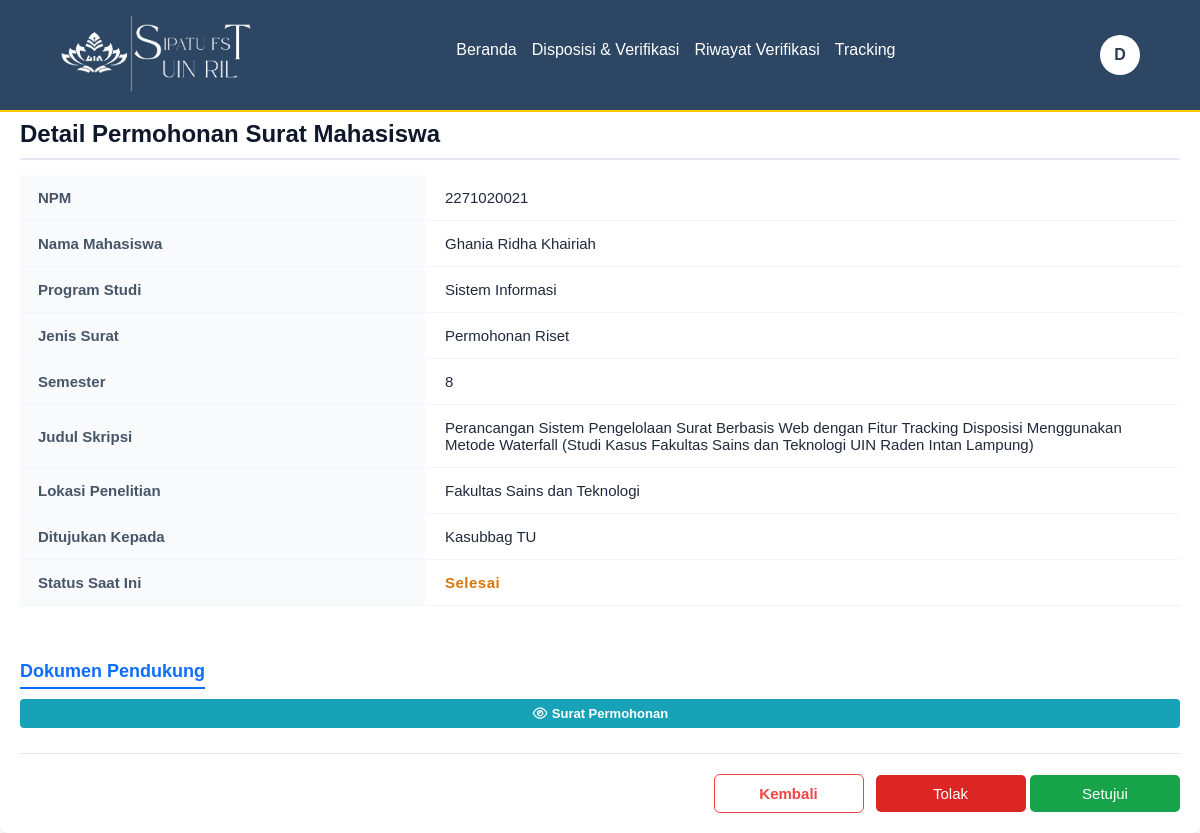
Screenshot of /pimpinan_detail.php?id=81 (signed in) with the database file from the repository.
### tables this page shows
CREATE TABLE `surat_pengajuan` (
  `id_surat` int(11) NOT NULL,
  `id_mhs` int(11) NOT NULL,
  `id_jenis` int(11) NOT NULL,
  `nomor_surat` varchar(50) NOT NULL,
  `tanggal_pengajuan` datetime NOT NULL,
  `status_akhir` varchar(50) NOT NULL,
  `file_surat_final` varchar(255) NOT NULL,
  `dokumen_hash` varchar(100) NOT NULL,
  `status_pimpinan` enum('Menunggu','Disetujui','Ditolak') DEFAULT 'Menunggu',
  `status_balasan` varchar(50) DEFAULT 'Tidak Ada',
  `ttd_pimpinan` varchar(255) DEFAULT NULL
);

CREATE TABLE `mahasiswa` (
  `id_mhs` int(11) NOT NULL,
  `npm` varchar(15) NOT NULL,
  `nama_mhs` varchar(100) NOT NULL,
  `password` varchar(255) NOT NULL,
  `email` varchar(100) NOT NULL,
  `id_prodi` int(11) DEFAULT NULL,
  `status` tinyint(1) DEFAULT 0,
  `id_pa` int(11) DEFAULT NULL,
  `id_pb1` int(11) DEFAULT NULL,
  `id_pb2` int(11) DEFAULT NULL
);

CREATE TABLE `prodi` (
  `id_prodi` int(11) NOT NULL,
  `nama_prodi` varchar(100) NOT NULL
);

CREATE TABLE `jenis_surat` (
  `id_jenis` int(11) NOT NULL,
  `nama_surat` varchar(100) NOT NULL,
  `kode_surat` varchar(20) NOT NULL,
  `deskripsi` text DEFAULT NULL,
  `file_template` varchar(255) DEFAULT NULL,
  `status` tinyint(1) DEFAULT 1,
  `isi_template` longtext DEFAULT NULL
);

CREATE TABLE `detail_surat_riset` (
  `id_surat` int(11) NOT NULL,
  `semester` int(11) NOT NULL,
  `judul_skripsi` text NOT NULL,
  `lokasi_penelitian` varchar(255) NOT NULL,
  `surat_ditujukan` varchar(255) NOT NULL,
  `id_pb1` int(11) NOT NULL,
  `id_pb2` int(11) NOT NULL,
  `status_pb1` enum('Menunggu','Disetujui','Ditolak','') NOT NULL DEFAULT 'Menunggu',
  `status_pb2` enum('Menunggu','Disetujui','Ditolak','') NOT NULL DEFAULT 'Menunggu',
  `ttd_pb1` varchar(255) DEFAULT NULL,
  `ttd_pb2` varchar(255) DEFAULT NULL
);

### pimpinan_detail.php (the view, shortened to what this page needs)
<?php
include "koneksi.php";
$namaLengkap = $_SESSION['nama_lengkap'] ?? 'Pimpinan';
$inisial = '';
$namaParts = explode(' ', $namaLengkap);
if (!empty($namaParts)) {
    $inisial = strtoupper(substr($namaParts[0], 0, 1));
}
$id_surat = $_GET['id'] ?? '';
$query_detail = mysqli_query($koneksi, "
    SELECT
        sp.*,
        m.nama_mhs,
        m.npm,
        p.nama_prodi,
        js.nama_surat,
        -- Detail Surat Riset
        dsr.judul_skripsi,
        dsr.lokasi_penelitian,
        -- Detail Surat Magang
        dsm.lokasi_magang,
        dsm.tanggal_mulai_magang,
        dsm.tanggal_selesai_magang,
        -- Detail SK Aktif Kuliah
        dak.lama_cuti,
        dak.ta_mulai_cuti,
        dak.ta_selesai_cuti,
        dak.tahun_akademik,
        -- Gabungan Kolom
        COALESCE(dsm.surat_ditujukan, dsr.surat_ditujukan) AS surat_ditujukan,
        COALESCE(dsr.semester, dsm.semester, dak.semester) AS semester
    FROM surat_pengajuan sp
    JOIN mahasiswa m ON sp.id_mhs = m.id_mhs
    JOIN prodi p ON m.id_prodi = p.id_prodi
    JOIN jenis_surat js ON sp.id_jenis = js.id_jenis
    -- JOIN ke tiga tabel detail
    LEFT JOIN detail_surat_riset dsr ON sp.id_surat = dsr.id_surat
    LEFT JOIN detail_surat_magang dsm ON sp.id_surat = dsm.id_surat
    LEFT JOIN detail_aktif_kuliah dak ON sp.id_surat = dak.id_surat
    WHERE sp.id_surat = '$id_surat'
");
$data = mysqli_fetch_assoc($query_detail);
?>
<!DOCTYPE html>
<html lang="id">
<head>
    <link rel="stylesheet" href="style.css?v=<?= time(); ?>">
    <link rel="stylesheet" href="adm.css?v=<?= time(); ?>">
    <link rel="stylesheet" href="https://cdnjs.cloudflare.com/ajax/libs/font-awesome/7.0.1/css/all.min.css">
</head>
<body>
    <nav class="navbar">
        <a href="#" class="navbar-logo">
            <img src="images/LOGO2.png" alt="navbar-logo">
        </a>
        <div class="navbar-nav">
            <a href="pimpinan_beranda.php#home">Beranda</a>
            <a href="pimpinan_verif.php">Disposisi & Verifikasi</a>
            <a href="pimpinan_riwayat.php">Riwayat Verifikasi</a>
            <a href="pimpinan_tracking.php">Tracking</a>
        </div>
        <div class="navbar-extra">
            <div class="user-menu-container">
                <button id="user-btn" class="user-btn">
                    <span class="avatar-inisial"><?= htmlspecialchars($inisial); ?></span>
                </button>
            </div>
        </div>
    </nav>
    <div class="table-card">
        <h3 class="section-title-verif">Detail Permohonan Surat Mahasiswa</h3>
        <table class="table-detail">
            <tr>
                <th>NPM</th>
                <td><?= htmlspecialchars($data['npm']); ?></td>
            </tr>
            <tr>
                <th>Nama Mahasiswa</th>
                <td><?= htmlspecialchars($data['nama_mhs']); ?></td>
            </tr>
            <tr>
                <th>Program Studi</th>
                <td><?= htmlspecialchars($data['nama_prodi']); ?></td>
            </tr>
            <tr>
                <th>Jenis Surat</th>
                <td><?= htmlspecialchars($data['nama_surat']); ?></td>
            </tr>
            <tr>
                <th>Semester</th>
                <td><?= htmlspecialchars($data['semester'] ?? '-'); ?></td>
            </tr>
            <?php
            $namaSurat = strtolower($data['nama_surat']);
            if (strpos($namaSurat, 'riset') !== false) {
            ?>
                <tr>
                    <th>Judul Skripsi</th>
                    <td><?= htmlspecialchars($data['judul_skripsi'] ?? '-'); ?></td>
                </tr>
                <tr>
                    <th>Lokasi Penelitian</th>
                    <td><?= htmlspecialchars($data['lokasi_penelitian'] ?? '-'); ?></td>
                </tr>
                <tr>
                    <th>Ditujukan Kepada</th>
                    <td><?= htmlspecialchars($data['surat_ditujukan'] ?? '-'); ?></td>
                </tr>
            <?php } else if (strpos($namaSurat, 'magang') !== false || strpos($namaSurat, 'pkl') !== false) { ?>
                <tr>
                    <th>Lokasi Magang</th>
                    <td><?= htmlspecialchars($data['lokasi_magang'] ?? '-'); ?></td>
                </tr>
                <tr>
                    <th>Tanggal Magang</th>
                    <td>
                        <?= htmlspecialchars($data['tanggal_mulai_magang'] ?? '-'); ?>
                        s/d
                        <?= htmlspecialchars($data['tanggal_selesai_magang'] ?? '-'); ?>
                    </td>
                </tr>
                <tr>
                    <th>Ditujukan Kepada</th>
                    <td><?= htmlspecialchars($data['surat_ditujukan'] ?? '-'); ?></td>
                </tr>
            <?php } else if (strpos($namaSurat, 'aktif') !== false) { ?>
                <tr>
                    <th>Lama Cuti</th>
                    <td><?= htmlspecialchars($data['lama_cuti'] ?? '-'); ?> Semester</td>
                </tr>
                <tr>
                    <th>Periode Masa Cuti</th>
                    <td>
                        Gasal: <?= htmlspecialchars($data['ta_mulai_cuti'] ?? '-'); ?> <br>
                        Genap: <?= htmlspecialchars($data['ta_selesai_cuti'] ?? '-'); ?>
                    </td>
                </tr>
                <tr>
                    <th>Tahun Akademik Aktif</th>
                    <td><?= htmlspecialchars($data['tahun_akademik'] ?? '-'); ?></td>
                </tr>
            <?php } ?>
            <tr>
                <th>Status Saat Ini</th>
                <td class="status-text-amber"><?= htmlspecialchars($data['status_akhir']); ?></td>
            </tr>
        </table>
        <h3 class="section-title mt-4">Dokumen Pendukung</h3>
        <div class="document-buttons">
            <?php
            $filePreview = "preview_surat_riset_mhs.php?id=" . $data['id_surat'] . "&mode=view";
            ?>
            <a href="#" class="btn btn-detail" onclick="bukaPreview('<?= $filePreview; ?>')">
                <i class="fa-regular fa-eye"></i> Surat Permohonan
            </a>
        </div>
        <div class="action-panel">
            <a href="pimpinan_verif.php" class="btn-styled btn-back">
                Kembali
            </a>
            <form method="POST" style="display:inline;">
                <button type="submit" name="aksi" value="tolak" class="btn-styled btn-reject"
                    onclick="konfirmasiAksi('tolak', 'Yakin ingin menolak permohonan ini?', 'error')">
                    Tolak
                </button>
                <button type="submit" name="aksi" value="setujui" class="btn-styled btn-approve"
                    onclick="konfirmasiAksi('setujui', 'Yakin ingin menyetujui permohonan ini?', 'success')">
                    Setujui
                </button>
            </form>
        </div>
    </div>
</body>
</html>

### style.css (style rules this page uses)
html { scroll-behavior: smooth; scroll-padding-top: 100px; }
* { margin: 0; padding: 0; box-sizing: border-box; }
body { font-family: "Montserrat", sans-serif; min-height: 100vh; }
.navbar { background-color: #2c4664; border-bottom: 2px solid #ffcc00; display: flex; justify-content: space-between; align-items: center; padding: 0.8rem 5%; position: fixed; top: 0; left: 0; right: 0; z-index: 1060; }
.navbar .navbar-nav { display: flex; align-items: center; gap: 15px; }
.navbar .navbar-nav a { color: #fff; display: inline-block; text-decoration: none; font-size: 1rem; }
.navbar .navbar-nav a::after { content: ""; display: block; padding-bottom: 0.5rem; border-bottom: 0.1rem solid #ffcc00; transform: scaleX(0); transition: 0.2s linear; }
.user-menu-container { position: relative; display: inline-block; font-family: sans-serif; }
.avatar-inisial { display: inline-flex; align-items: center; justify-content: center; width: 40px; height: 40px; border-radius: 50%; background-color: #ffffff; color: #2b3c53; font-weight: bold; font-size: 16px; text-transform: uppercase; }
.user-btn { background: none; border: none; color: white; font-size: 28px; cursor: pointer; padding: 0; display: flex; align-items: center; }
.navbar-logo img { width: auto; height: 80px; max-width: 100%; }
.section-title { font-size: 18px; color: #374151; margin-bottom: 25px; }
.btn-detail { padding: 8px 10px; border-radius: 3px; text-decoration: none; border: none; cursor: pointer; font-size: 15px; transition: 0.3s; }
.btn-detail { background: #2563eb; color: white; }

### rows the page displays
surat_pengajuan: id_mhs.npm "2271020021", id_mhs.nama_mhs "Ghania Ridha Khairiah", prodi.nama_prodi "Sistem Informasi", id_jenis.nama_surat "Permohonan Riset", detail_surat_riset.judul_skripsi "Perancangan Sistem Pengelolaan Surat Berbasis Web dengan Fitur Tracking Disposisi Menggunakan Metode Waterfall (Studi Kasus Fakultas Sains dan Teknologi UIN Raden Intan Lampung)", detail_surat_riset.lokasi_penelitian "Fakultas Sains dan Teknologi", status_akhir "Selesai"

### other values shown
$inisial "D"
$data['semester'] "8"
$data['surat_ditujukan'] "Kasubbag TU"
